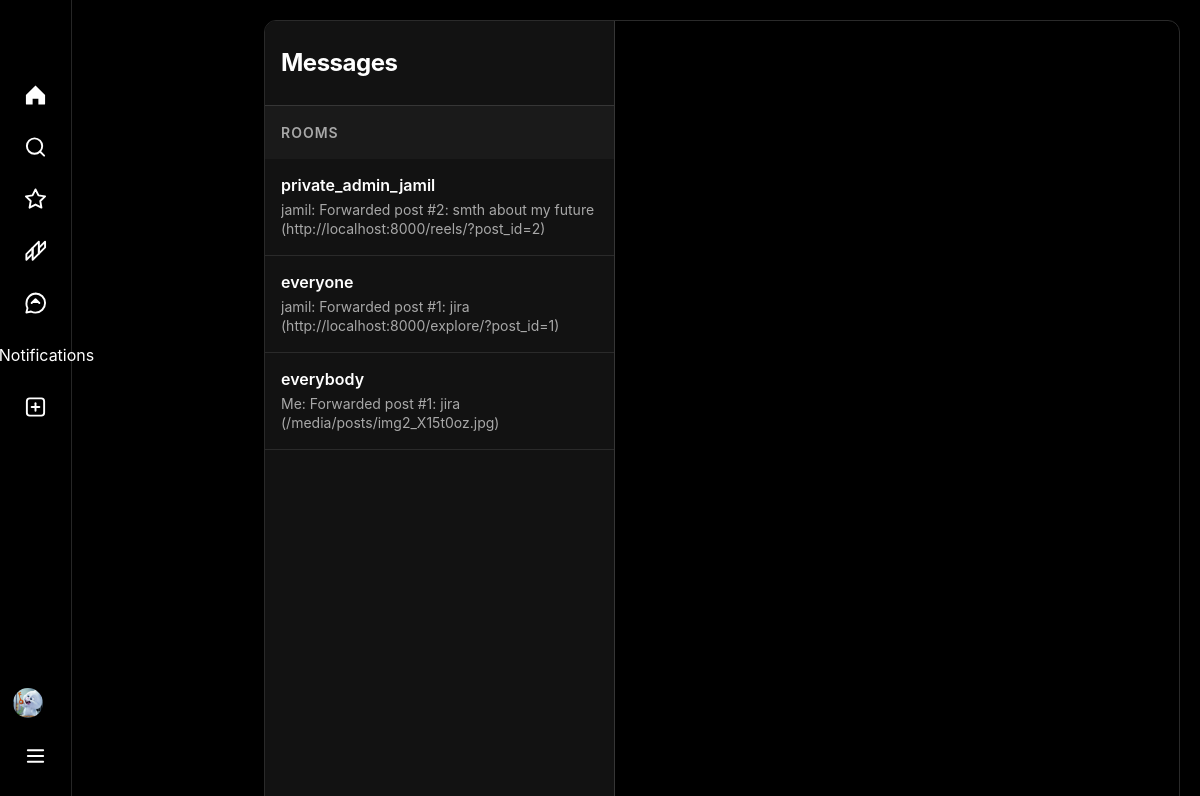
The page /chat/home/ (signed in) on the database its author committed.
### users/models.py (models this page shows, shortened)
class UserModel(AbstractUser):
    bio = models.CharField(max_length=255, null=True, blank=True)
    avatar = models.ImageField(upload_to='user/avatars/', null=True, blank=True)
    website = models.URLField(null=True, blank=True)
    class GenderChoice(models.TextChoices):
        MALE = 'MALE', 'Male'
        FEMALE = 'FEMALE', 'Female'
        NOT_GIVEN = "NOT_GIVEN", "Not given"
    gender = models.CharField(
        max_length=10,
        choices=GenderChoice.choices,
        default=GenderChoice.NOT_GIVEN,
        null=True,
        blank=True
    )

### chat/models.py (models this page shows, shortened)
class Room(models.Model):
    CHAT_TYPE_CHOICES = [
        ('private', 'Private'),
        ('public', 'Public'),
    ]
    room_name = models.CharField(max_length=100, unique=True)
    members = models.ManyToManyField(UserModel, related_name='chats')
    chat_type = models.CharField(max_length=10, choices=CHAT_TYPE_CHOICES, default='public')

class Message(models.Model):
    room = models.ForeignKey(Room, on_delete=models.CASCADE, related_name='messages')
    message = models.CharField(max_length=255)
    sender = models.ForeignKey(UserModel, on_delete=models.CASCADE)
    post = models.ForeignKey(PostModel, null=True, blank=True, on_delete=models.SET_NULL)
    created_at = models.DateTimeField(auto_now_add=True)

### chat/views.py (the view)
# urls.py: path('home/', views.chats_list, name='chats'),
def chats_list(request):
    rooms = request.user.chats.order_by('-room_name')
    users = UserModel.objects.exclude(id=request.user.id).order_by('username')
    q = request.GET.get("q")
    if q:
        users = users.filter(username__icontains=q)
    context = {
        'rooms': rooms,
        'users': users,
    }
    return render(request, 'chats.html', context)

### templates/chats.html (shortened to what this page needs)
{% extends "base.html" %}
{% load static %}
{% block content %}
<div class="messages-container">
    <div class="messages-sidebar">
        <div class="messages-header">
            <h2>Messages</h2>
        </div>
        <div class="rooms-header">Rooms</div>
        {% if filtered_queryset %}
        {% for query in filtered_queryset %}
        <div class="room-item">
            <a href="{% url 'room' room_name=query.room_name %}">
                <div class="room-name">{{ query.room_name }}</div>
                <div class="room-preview">
                    {% if query.messages.last.sender == request.user %}
                    Me: {{ query.messages.last.message }}
                    {% else %}
                    {{ query.messages.last.sender.username }}: {{ query.messages.last.message }}
                    {% endif %}
                </div>
            </a>
        </div>
        {% endfor %}
        {% else %}
        {% for room in rooms %}
        <div class="room-item">
            <a href="{% url 'room' room_name=room.room_name  %}">
                <div class="room-name">{{ room.room_name }}</div>
                <div class="room-preview">
                    {% if room.messages.last.sender == request.user %}
                    Me: {{ room.messages.last.message }}
                    {% else %}
                    {% if room.messages.last.sender.username %}
                    {{ room.messages.last.sender.username }}: {{ room.messages.last.message }}
                    {% else %}
                    Start a conversation
                    {% endif %}
                    {% endif %}
                </div>
            </a>
        </div>
        {% empty %}
        <div class="empty-state">
            <i class="fa-regular fa-comment-dots"></i>
            <p>No rooms yet</p>
            <p>Create a room to start messaging</p>
        </div>
        {% endfor %}
        {% endif %}
    </div>
</div>
{% endblock %}

### templates/header.html (shortened to what this page needs)
<nav class="sidebar">
    <div class="sidebar-logo">
    </div>
    <ul class="sidebar-nav">
        <li>
            <a href="{% url 'home' %}" class="{% block home_active %}{% endblock %}">
                <svg class="icon" viewBox="0 0 24 24" fill="none" stroke="currentColor" stroke-width="2">
                    <path d="M22 12.01L12.01 2L2 12.01V21C2 21.55 2.45 22 3 22H9V16H15V22H21C21.55 22 22 21.55 22 21V12.01Z"
                          stroke="none" fill="currentColor"/>
                </svg>
            </a>
        </li>
        <li>
            <a href="{% url 'search' %}" class="{% block search_active %}{% endblock %}">
                <svg class="icon" viewBox="0 0 24 24" fill="none" stroke="currentColor" stroke-width="2.5">
                    <circle cx="11" cy="11" r="8" stroke="currentColor" fill="none"/>
                    <path d="m21 21-4.35-4.35" stroke="currentColor" stroke-linecap="round"/>
                </svg>
            </a>
        </li>
        <li>
            <a href="{% url 'explore' %}" class="{% block explore_active %}{% endblock %}">
                <svg class="icon" viewBox="0 0 24 24" fill="none" stroke="currentColor" stroke-width="2">
                    <polygon
                            points="12,2 15.09,8.26 22,9.27 17,14.14 18.18,21.02 12,17.77 5.82,21.02 7,14.14 2,9.27 8.91,8.26 12,2"
                            stroke="currentColor" fill="none"/>
                </svg>
            </a>
        </li>
        <li>
            <a href="{% url 'reels' %}" class="{% block reels_active %}{% endblock %}">
            </a>
        </li>
        <li>
            <a href="{% url 'chats' %}" class="{% block messages_active %}{% endblock %}">
            </a>
        </li>
        <li>
            <a href="{% url 'notifications' %}" class="{% block notifications_active %}{% endblock %}">
                Notifications
            </a>
        </li>
        <li>
            <a href="{% url 'create' %}" class="{% block create_active %}{% endblock %}">
            </a>
        </li>
    </ul>
    <div class="sidebar-profile">
        {% if user.is_authenticated %}
        <a href="{% url 'profile' %}" class="{% block profile_active %}{% endblock %}">
            {% if user.avatar %}
            <img style="height: 30px; width: 30px; border-radius: 50%; object-fit: fit; margin-right: 15px;"
                 src="{{ user.avatar.url }}">
            {% endif %}
        </a>
        {% endif %}
    </div>
    <div class="sidebar-more">
        <a href="#" class="more-btn" id="more-btn">
        </a>
    </div>
</nav>

### static/css/style.css (style rules this page uses)
* { margin: 0; padding: 0; box-sizing: border-box; }
body { font-family: -apple-system, BlinkMacSystemFont, "Segoe UI", Roboto, Helvetica, Arial, sans-serif; background-color: #000; color: #fff; overflow-x: hidden; }
.sidebar { width: 244px; background-color: #000; border-right: 1px solid #262626; position: fixed; height: 100vh; padding: 8px 12px 20px; z-index: 100; left: 0; top: 0; }
.sidebar-logo { padding: 25px 12px 16px; margin-bottom: 19px; }
.sidebar-nav { list-style: none; }
.sidebar-nav li { margin-bottom: 4px; }
.sidebar-nav a { display: flex; align-items: center; padding: 12px; color: #fff; text-decoration: none; border-radius: 8px; transition: background-color 0.2s; font-size: 16px; }
.sidebar-nav .icon { width: 24px; height: 24px; fill: currentColor; }
.sidebar-profile { position: absolute; bottom: 20px; left: 12px; right: 12px; }
.sidebar-profile a { display: flex; align-items: center; padding: 12px; color: #fff; text-decoration: none; border-radius: 8px; transition: background-color 0.2s; }
.messages-container { display: flex; height: calc(100vh - 40px); border: 1px solid #262626; border-radius: 8px; overflow: hidden; margin: 0; }
.messages-sidebar { width: 350px; border-right: 1px solid #262626; background-color: #000; }
.messages-header { padding: 20px; border-bottom: 1px solid #262626; }
.messages-header h2 { font-size: 16px; font-weight: 600; color: #fff; }

### templates/header.html (style rules this page uses)
.sidebar { position: fixed; left: 0; top: 0; width: 245px; height: 100vh; background-color: #000; border-right: 1px solid #262626; padding: 8px 12px 20px 12px; display: flex; flex-direction: column; z-index: 100; }
.sidebar-logo { padding: 25px 12px 19px 12px; margin-bottom: 19px; }
.sidebar-nav { list-style: none; padding: 0; margin: 0; flex: 1; }
.sidebar-nav li { margin-bottom: 4px; }
.sidebar-nav a, .sidebar-profile a, .more-btn { display: flex; align-items: center; padding: 12px; color: #fff; text-decoration: none; border-radius: 8px; transition: all 0.2s ease; font-size: 16px; font-weight: 400; position: relative; }
.icon { width: 24px; height: 24px; margin-right: 16px; stroke: currentColor; fill: none; stroke-width: 2; transition: all 0.2s ease; stroke-linecap: round; stroke-linejoin: round; }
.sidebar-more { position: absolute; bottom: 20px; left: 12px; right: 12px; }
.more-btn { display: flex; align-items: center; padding: 12px; color: #fff; text-decoration: none; border-radius: 8px; transition: all 0.2s ease; font-size: 16px; position: relative; cursor: pointer; }
.sidebar-profile { position: absolute; bottom: 70px; left: 12px; right: 12px; }
.sidebar-profile a { display: flex; align-items: center; padding: 12px; color: #fff; text-decoration: none; border-radius: 8px; transition: all 0.2s ease; }
@media (max-width: 1264px) { .sidebar { width: 72px; } }
@media (max-width: 1264px) { .sidebar-nav a, .sidebar-profile a, .more-btn { justify-content: center; padding: 12px; } }
@media (max-width: 1264px) { .icon { margin-right: 0; } }

### rows shown on the page
UserModel: avatar (picture)
Room: room_name "private_admin_jamil", messages.last.sender.username "jamil", messages.last.message "Forwarded post #2: smth about my future (http://localhost:8000/reels/?post_id=2)"
Room: room_name "everyone", messages.last.sender.username "jamil", messages.last.message "Forwarded post #1: jira (http://localhost:8000/explore/?post_id=1)"
Room: room_name "everybody", messages.last.message "Forwarded post #1: jira (/media/posts/img2_X15t0oz.jpg)"
